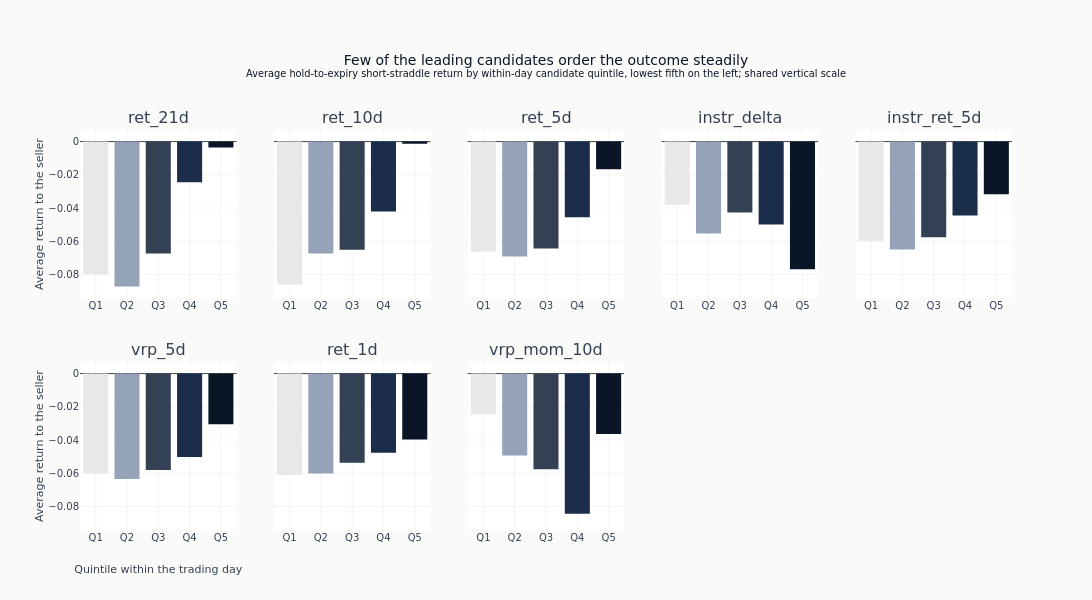

The notebook cell this image was saved under:
### Markdown cell above
One panel per candidate, all on the same vertical scale so that a shallow profile
cannot be rescaled into a steep-looking one. Every candidate the diagnostic scored is
drawn rather than a selection of them, so the count above can be checked against the
chart. The bars darken from the lowest group to the highest, which orders the groups and
says nothing about which end is preferable.

The label is written from the seller's side throughout - `02_labels` defines it as the
premium collected less what the position costs to close, over the premium collected - so
a positive value is a profitable short straddle and a higher average is the better
outcome. Nearly every group here averages negative, which is the sample rather than the
convention: these two validation periods contain the volatility of early 2020.

### Code cell
if quantile_spreads:
    feats_to_show = list(quantile_spreads.keys())
    n_show = len(feats_to_show)
    n_cols = min(5, n_show)
    n_rows_fig = (n_show + n_cols - 1) // n_cols
    quintile_shades = [
        COLORS["silver_muted"],
        COLORS["recede"],
        COLORS["neutral"],
        COLORS["slate"],
        COLORS["blue"],
    ]
    # One vertical scale across the panels, so a shallow profile is not rescaled into a
    # steep-looking one, and it always includes zero, because a bar read against any
    # other baseline is a bar whose length means nothing.
    q_low = min(0.0, min(min(q["q_means"]) for q in quantile_spreads.values()))
    q_high = max(0.0, max(max(q["q_means"]) for q in quantile_spreads.values()))
    q_pad = 0.08 * (q_high - q_low or 1.0)

    fig = make_subplots(
        rows=n_rows_fig,
        cols=n_cols,
        subplot_titles=feats_to_show,
        shared_yaxes=True,
        vertical_spacing=0.16,
    )
    for idx, feat in enumerate(feats_to_show):
        r, c = divmod(idx, n_cols)
        q_means = quantile_spreads[feat]["q_means"]
        fig.add_trace(
            go.Bar(
                x=[f"Q{i + 1}" for i in range(len(q_means))],
                y=q_means,
                marker_color=quintile_shades[: len(q_means)],
                showlegend=False,
            ),
            row=r + 1,
            col=c + 1,
        )
    fig.update_layout(
        template="ml4t",
        height=300 * n_rows_fig,
        width=1150,
        title={
            "text": (
                "Few of the leading candidates order the outcome steadily"
                "<br><sup>Average hold-to-expiry short-straddle return by within-day candidate "
                "quintile, lowest fifth on the left; shared vertical scale</sup>"
            )
        },
        margin=dict(t=130, b=70),
    )
    fig.update_yaxes(range=[q_low - q_pad, q_high + q_pad])
    fig.update_xaxes(title_text="Quintile within the trading day", row=n_rows_fig, col=1)
    for row in range(1, n_rows_fig + 1):
        fig.update_yaxes(title_text="Average return to the seller", row=row, col=1)
    show_plotly_with_alt(
        fig,
        "Grid of small bar charts, one per leading candidate, each showing the average "
        "hold-to-expiry short-straddle return by within-day candidate quintile from Q1 on the "
        "left to Q5 on the right, on a shared vertical scale where every bar is negative. Only "
        "ret_10d orders the outcome without a reversal, rising from about -0.098 at Q1 to about "
        "-0.016 at Q5; ret_21d has the same shape but its first two bars are level, at about "
        "-0.095. instr_delta runs the other way, least negative at Q1 and most negative at Q5, "
        "but not steadily. The other seven reverse somewhere in the interior: ret_5d, "
        "instr_ret_5d, iv_rv_ratio and iv_rv_ratio_pctl are most negative at Q2, iv_mom_10d at "
        "Q3, and vrp_mom_10d and vrp_mom_5d at Q4, so their quintile ordering does not carry "
        "through.",
    )

### Figure 1 — Plotly figure (JSON) as saved in the notebook; plotly's stock layout.template omitted (floating-point values rounded to 4 significant figures)
{"data": [{"marker": {"color": ["#e8e8e6", "#94a3b8", "#334155", "#1a2d4a", "#0a1628"]}, "showlegend": false, "type": "bar", "x": ["Q1", "Q2", "Q3", "Q4", "Q5"], "xaxis": "x", "y": [-0.07979, -0.08713, -0.06738, -0.02441, -0.00354], "yaxis": "y"}, {"marker": {"color": ["#e8e8e6", "#94a3b8", "#334155", "#1a2d4a", "#0a1628"]}, "showlegend": false, "type": "bar", "x": ["Q1", "Q2", "Q3", "Q4", "Q5"], "xaxis": "x2", "y": [-0.08615, -0.06732, -0.06514, -0.04212, -0.001239], "yaxis": "y2"}, {"marker": {"color": ["#e8e8e6", "#94a3b8", "#334155", "#1a2d4a", "#0a1628"]}, "showlegend": false, "type": "bar", "x": ["Q1", "Q2", "Q3", "Q4", "Q5"], "xaxis": "x3", "y": [-0.0663, -0.06918, -0.06429, -0.04546, -0.01669], "yaxis": "y3"}, {"marker": {"color": ["#e8e8e6", "#94a3b8", "#334155", "#1a2d4a", "#0a1628"]}, "showlegend": false, "type": "bar", "x": ["Q1", "Q2", "Q3", "Q4", "Q5"], "xaxis": "x4", "y": [-0.03794, -0.05534, -0.04271, -0.04991, -0.07675], "yaxis": "y4"}, {"marker": {"color": ["#e8e8e6", "#94a3b8", "#334155", "#1a2d4a", "#0a1628"]}, "showlegend": false, "type": "bar", "x": ["Q1", "Q2", "Q3", "Q4", "Q5"], "xaxis": "x5", "y": [-0.0596, -0.06486, -0.05749, -0.04446, -0.03172], "yaxis": "y5"}, {"marker": {"color": ["#e8e8e6", "#94a3b8", "#334155", "#1a2d4a", "#0a1628"]}, "showlegend": false, "type": "bar", "x": ["Q1", "Q2", "Q3", "Q4", "Q5"], "xaxis": "x6", "y": [-0.06029, -0.06349, -0.05807, -0.05014, -0.03047], "yaxis": "y6"}, {"marker": {"color": ["#e8e8e6", "#94a3b8", "#334155", "#1a2d4a", "#0a1628"]}, "showlegend": false, "type": "bar", "x": ["Q1", "Q2", "Q3", "Q4", "Q5"], "xaxis": "x7", "y": [-0.06095, -0.06016, -0.05363, -0.04769, -0.03968], "yaxis": "y7"}, {"marker": {"color": ["#e8e8e6", "#94a3b8", "#334155", "#1a2d4a", "#0a1628"]}, "showlegend": false, "type": "bar", "x": ["Q1", "Q2", "Q3", "Q4", "Q5"], "xaxis": "x8", "y": [-0.02457, -0.04929, -0.05757, -0.08439, -0.03627], "yaxis": "y8"}], "layout": {"annotations": [{"font": {"size": 16}, "showarrow": false, "text": "ret_21d", "x": 0.084, "xanchor": "center", "xref": "paper", "y": 1.0, "yanchor": "bottom", "yref": "paper"}, {"font": {"size": 16}, "showarrow": false, "text": "ret_10d", "x": 0.292, "xanchor": "center", "xref": "paper", "y": 1.0, "yanchor": "bottom", "yref": "paper"}, {"font": {"size": 16}, "showarrow": false, "text": "ret_5d", "x": 0.5, "xanchor": "center", "xref": "paper", "y": 1.0, "yanchor": "bottom", "yref": "paper"}, {"font": {"size": 16}, "showarrow": false, "text": "instr_delta", "x": 0.708, "xanchor": "center", "xref": "paper", "y": 1.0, "yanchor": "bottom", "yref": "paper"}, {"font": {"size": 16}, "showarrow": false, "text": "instr_ret_5d", "x": 0.916, "xanchor": "center", "xref": "paper", "y": 1.0, "yanchor": "bottom", "yref": "paper"}, {"font": {"size": 16}, "showarrow": false, "text": "vrp_5d", "x": 0.084, "xanchor": "center", "xref": "paper", "y": 0.42, "yanchor": "bottom", "yref": "paper"}, {"font": {"size": 16}, "showarrow": false, "text": "ret_1d", "x": 0.292, "xanchor": "center", "xref": "paper", "y": 0.42, "yanchor": "bottom", "yref": "paper"}, {"font": {"size": 16}, "showarrow": false, "text": "vrp_mom_10d", "x": 0.5, "xanchor": "center", "xref": "paper", "y": 0.42, "yanchor": "bottom", "yref": "paper"}], "height": 600, "margin": {"b": 70, "t": 130}, "title": {"text": "Few of the leading candidates order the outcome steadily<br><sup>Average hold-to-expiry short-straddle return by within-day candidate quintile, lowest fifth on the left; shared vertical scale</sup>"}, "width": 1150, "xaxis": {"anchor": "y", "domain": [0.0, 0.168]}, "xaxis10": {"anchor": "y10", "domain": [0.832, 1.0]}, "xaxis2": {"anchor": "y2", "domain": [0.208, 0.376]}, "xaxis3": {"anchor": "y3", "domain": [0.416, 0.584]}, "xaxis4": {"anchor": "y4", "domain": [0.624, 0.792]}, "xaxis5": {"anchor": "y5", "domain": [0.832, 1.0]}, "xaxis6": {"anchor": "y6", "domain": [0.0, 0.168], "title": {"text": "Quintile within the trading day"}}, "xaxis7": {"anchor": "y7", "domain": [0.208, 0.376]}, "xaxis8": {"anchor": "y8", "domain": [0.416, 0.584]}, "xaxis9": {"anchor": "y9", "domain": [0.624, 0.792]}, "yaxis": {"anchor": "x", "domain": [0.58, 1.0], "range": [-0.0941, 0.00697], "title": {"text": "Average return to the seller"}}, "yaxis10": {"anchor": "x10", "domain": [0.0, 0.42], "matches": "y6", "range": [-0.0941, 0.00697], "showticklabels": false}, "yaxis2": {"anchor": "x2", "domain": [0.58, 1.0], "matches": "y", "range": [-0.0941, 0.00697], "showticklabels": false}, "yaxis3": {"anchor": "x3", "domain": [0.58, 1.0], "matches": "y", "range": [-0.0941, 0.00697], "showticklabels": false}, "yaxis4": {"anchor": "x4", "domain": [0.58, 1.0], "matches": "y", "range": [-0.0941, 0.00697], "showticklabels": false}, "yaxis5": {"anchor": "x5", "domain": [0.58, 1.0], "matches": "y", "range": [-0.0941, 0.00697], "showticklabels": false}, "yaxis6": {"anchor": "x6", "domain": [0.0, 0.42], "range": [-0.0941, 0.00697], "title": {"text": "Average return to the seller"}}, "yaxis7": {"anchor": "x7", "domain": [0.0, 0.42], "matches": "y6", "range": [-0.0941, 0.00697], "showticklabels": false}, "yaxis8": {"anchor": "x8", "domain": [0.0, 0.42], "matches": "y6", "range": [-0.0941, 0.00697], "showticklabels": false}, "yaxis9": {"anchor": "x9", "domain": [0.0, 0.42], "matches": "y6", "range": [-0.0941, 0.00697], "showticklabels": false}}}
